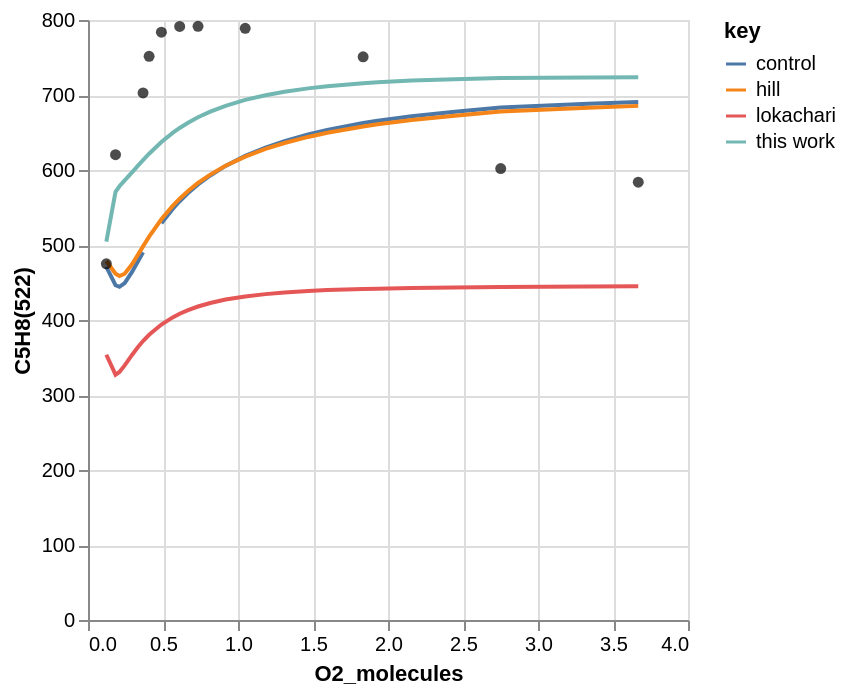
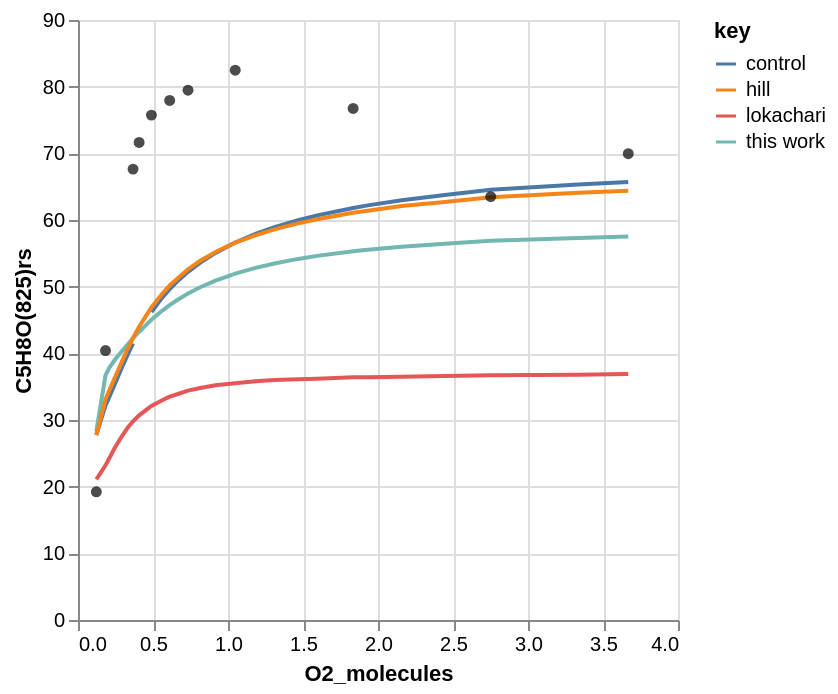
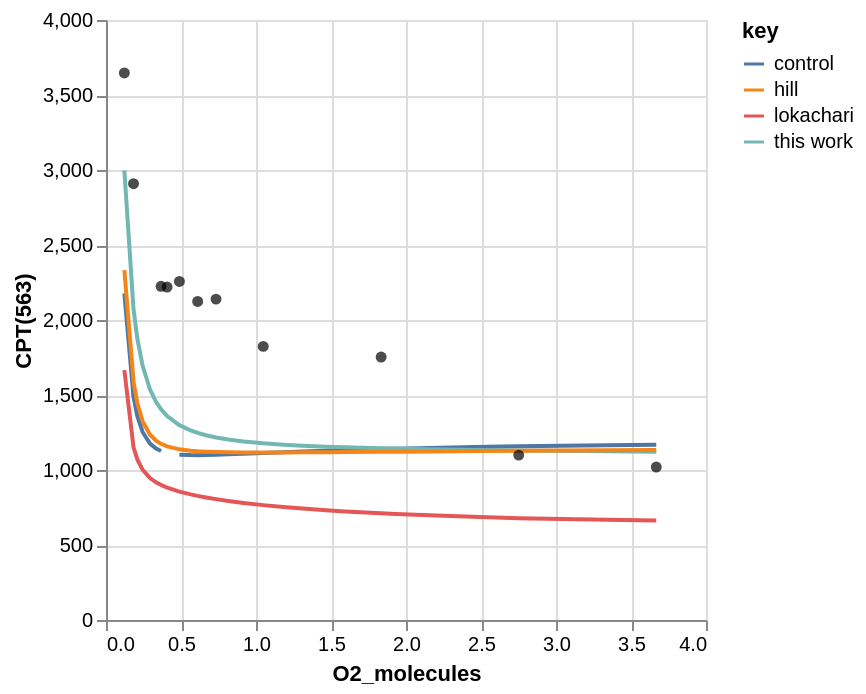
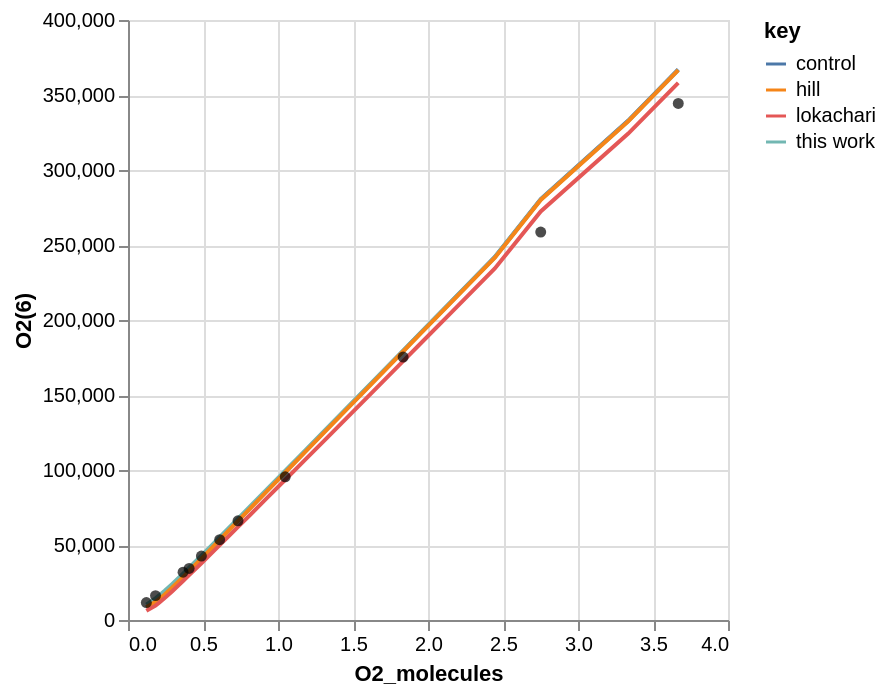

The cell these charts' notebook holds for them, in order:
### Code cell
# Plot
charts = workflow.plot_simulation(
    tag=tag,
    root_path=root_path,
    x_col="O2_molecules",
    line_source_=["hill", "lokachari"],
    point_source="experiment",
)
for chart in charts:
    chart.show()

### Figure 1 — Vega-Lite specification as saved in the notebook (floating-point values rounded to 4 significant figures)
{"config": {"view": {"continuousWidth": 300, "continuousHeight": 300}}, "layer": [{"data": {"name": "data-3c2e8def96e70db4ae21ed3b976dc918"}, "mark": {"type": "line"}, "encoding": {"color": {"field": "key", "type": "nominal"}, "x": {"field": "O2_molecules", "type": "quantitative"}, "y": {"field": "value", "title": "C5H8(522)", "type": "quantitative"}}, "transform": [{"fold": ["control", "this work", "hill", "lokachari"]}]}, {"data": {"name": "data-ffe75d1cbd0aaee013379dd4e82dccaa"}, "mark": {"type": "circle"}, "encoding": {"color": {"value": "black"}, "x": {"field": "O2_molecules", "type": "quantitative"}, "y": {"field": "experiment", "type": "quantitative"}}}], "$schema": "https://vega.github.io/schema/vega-lite/v5.20.1.json", "datasets": {"data-3c2e8def96e70db4ae21ed3b976dc918": [{"O2_molecules": 3.668, "control": 690.6, "this work": 723.6, "hill": 685.5, "lokachari": 445.1}, {"O2_molecules": 3.335, "control": 688.4, "this work": 723.5, "hill": 683.1, "lokachari": 444.6}, {"O2_molecules": 2.751, "control": 683.3, "this work": 722.6, "hill": 677.9, "lokachari": 444.0}, {"O2_molecules": 2.446, "control": 677.6, "this work": 721.2, "hill": 672.3, "lokachari": 443.3}, {"O2_molecules": 2.158, "control": 671.7, "this work": 719.2, "hill": 666.6, "lokachari": 442.6}, {"O2_molecules": 1.931, "control": 665.6, "this work": 717.0, "hill": 660.9, "lokachari": 441.8}, {"O2_molecules": 1.834, "control": 662.5, "this work": 715.7, "hill": 658.0, "lokachari": 441.4}, {"O2_molecules": 1.595, "control": 653.4, "this work": 711.7, "hill": 649.6, "lokachari": 439.9}, {"O2_molecules": 1.467, "control": 647.4, "this work": 708.8, "hill": 644.1, "lokachari": 438.7}, {"O2_molecules": 1.31, "control": 638.6, "this work": 704.4, "hill": 636.0, "lokachari": 436.7}, {"O2_molecules": 1.183, "control": 629.9, "this work": 699.7, "hill": 628.1, "lokachari": 434.5}, {"O2_molecules": 1.048, "control": 618.8, "this work": 693.5, "hill": 617.9, "lokachari": 431.3}, {"O2_molecules": 0.9171, "control": 605.4, "this work": 685.6, "hill": 605.6, "lokachari": 427.3}, {"O2_molecules": 0.8152, "control": 592.7, "this work": 677.8, "hill": 593.9, "lokachari": 422.7}, {"O2_molecules": 0.7335, "control": 580.7, "this work": 670.3, "hill": 582.7, "lokachari": 418.0}, {"O2_molecules": 0.667, "control": 569.2, "this work": 663.0, "hill": 572.0, "lokachari": 413.2}, {"O2_molecules": 0.6112, "control": 558.3, "this work": 656.1, "hill": 561.8, "lokachari": 408.3}, {"O2_molecules": 0.5644, "control": 548.0, "this work": 649.5, "hill": 552.1, "lokachari": 403.5}, {"O2_molecules": 0.4893, "control": 528.9, "this work": 637.3, "hill": 534.3, "lokachari": 393.9}, {"O2_molecules": 0.4074, "control": null, "this work": 621.8, "hill": 511.1, "lokachari": 380.3}, {"O2_molecules": 0.367, "control": 490.3, "this work": 613.1, "hill": 498.2, "lokachari": 371.9}, {"O2_molecules": 0.3335, "control": 478.4, "this work": 605.8, "hill": 487.2, "lokachari": 364.0}, {"O2_molecules": 0.2935, "control": 464.1, "this work": 596.8, "hill": 474.3, "lokachari": 353.4}, {"O2_molecules": 0.2446, "control": 449.3, "this work": 586.1, "hill": 461.7, "lokachari": 339.5}, {"O2_molecules": 0.2096, "control": 444.2, "this work": 578.3, "hill": 458.6, "lokachari": 330.7}, {"O2_molecules": 0.1835, "control": 446.3, "this work": 570.8, "hill": 461.8, "lokachari": 327.1}, {"O2_molecules": 0.1223, "control": 470.8, "this work": 504.5, "hill": 478.7, "lokachari": 353.7}], "data-ffe75d1cbd0aaee013379dd4e82dccaa": [{"O2_molecules": 0.1223, "experiment": 475.0}, {"O2_molecules": 0.1835, "experiment": 620.4}, {"O2_molecules": 0.367, "experiment": 702.8}, {"O2_molecules": 0.4074, "experiment": 751.5}, {"O2_molecules": 0.4893, "experiment": 783.7}, {"O2_molecules": 0.6112, "experiment": 791.4}, {"O2_molecules": 0.7335, "experiment": 791.6}, {"O2_molecules": 1.048, "experiment": 788.9}, {"O2_molecules": 1.834, "experiment": 751.0}, {"O2_molecules": 2.751, "experiment": 602.0}, {"O2_molecules": 3.668, "experiment": 583.8}]}}

### Figure 2 — Vega-Lite specification as saved in the notebook (floating-point values rounded to 4 significant figures)
{"config": {"view": {"continuousWidth": 300, "continuousHeight": 300}}, "layer": [{"data": {"name": "data-cbe267af408cfd1cf4aa9847a78ec0f4"}, "mark": {"type": "line"}, "encoding": {"color": {"field": "key", "type": "nominal"}, "x": {"field": "O2_molecules", "type": "quantitative"}, "y": {"field": "value", "title": "C5H8O(825)rs", "type": "quantitative"}}, "transform": [{"fold": ["control", "this work", "hill", "lokachari"]}]}, {"data": {"name": "data-4620143b4c4258af8d76de8a3cbd45bb"}, "mark": {"type": "circle"}, "encoding": {"color": {"value": "black"}, "x": {"field": "O2_molecules", "type": "quantitative"}, "y": {"field": "experiment", "type": "quantitative"}}}], "$schema": "https://vega.github.io/schema/vega-lite/v5.20.1.json", "datasets": {"data-cbe267af408cfd1cf4aa9847a78ec0f4": [{"O2_molecules": 3.668, "control": 65.71, "this work": 57.52, "hill": 64.4, "lokachari": 36.9}, {"O2_molecules": 3.335, "control": 65.33, "this work": 57.3, "hill": 64.1, "lokachari": 36.8}, {"O2_molecules": 2.751, "control": 64.54, "this work": 56.88, "hill": 63.4, "lokachari": 36.7}, {"O2_molecules": 2.446, "control": 63.75, "this work": 56.44, "hill": 62.7, "lokachari": 36.6}, {"O2_molecules": 2.158, "control": 62.97, "this work": 55.99, "hill": 62.1, "lokachari": 36.5}, {"O2_molecules": 1.931, "control": 62.19, "this work": 55.53, "hill": 61.4, "lokachari": 36.4}, {"O2_molecules": 1.834, "control": 61.81, "this work": 55.31, "hill": 61.1, "lokachari": 36.4}, {"O2_molecules": 1.595, "control": 60.69, "this work": 54.62, "hill": 60.1, "lokachari": 36.2}, {"O2_molecules": 1.467, "control": 59.97, "this work": 54.16, "hill": 59.5, "lokachari": 36.1}, {"O2_molecules": 1.31, "control": 58.92, "this work": 53.49, "hill": 58.6, "lokachari": 36.0}, {"O2_molecules": 1.183, "control": 57.91, "this work": 52.82, "hill": 57.7, "lokachari": 35.8}, {"O2_molecules": 1.048, "control": 56.61, "this work": 51.95, "hill": 56.6, "lokachari": 35.5}, {"O2_molecules": 0.9171, "control": 55.07, "this work": 50.91, "hill": 55.2, "lokachari": 35.2}, {"O2_molecules": 0.8152, "control": 53.61, "this work": 49.91, "hill": 53.9, "lokachari": 34.8}, {"O2_molecules": 0.7335, "control": 52.22, "this work": 48.97, "hill": 52.6, "lokachari": 34.4}, {"O2_molecules": 0.667, "control": 50.9, "this work": 48.08, "hill": 51.3, "lokachari": 33.9}, {"O2_molecules": 0.6112, "control": 49.64, "this work": 47.24, "hill": 50.2, "lokachari": 33.5}, {"O2_molecules": 0.5644, "control": 48.44, "this work": 46.45, "hill": 49.0, "lokachari": 33.0}, {"O2_molecules": 0.4893, "control": 46.2, "this work": 45.03, "hill": 46.9, "lokachari": 32.1}, {"O2_molecules": 0.4074, "control": null, "this work": 43.25, "hill": 44.0, "lokachari": 30.7}, {"O2_molecules": 0.367, "control": 41.48, "this work": 42.26, "hill": 42.3, "lokachari": 29.8}, {"O2_molecules": 0.3335, "control": 39.93, "this work": 41.41, "hill": 40.8, "lokachari": 28.9}, {"O2_molecules": 0.2935, "control": 37.91, "this work": 40.35, "hill": 38.8, "lokachari": 27.6}, {"O2_molecules": 0.2446, "control": 35.32, "this work": 38.99, "hill": 36.3, "lokachari": 25.8}, {"O2_molecules": 0.2096, "control": 33.5, "this work": 37.88, "hill": 34.5, "lokachari": 24.3}, {"O2_molecules": 0.1835, "control": 32.2, "this work": 36.73, "hill": 33.1, "lokachari": 23.2}, {"O2_molecules": 0.1223, "control": 27.77, "this work": 28.29, "hill": 27.7, "lokachari": 21.1}], "data-4620143b4c4258af8d76de8a3cbd45bb": [{"O2_molecules": 0.1223, "experiment": 19.23}, {"O2_molecules": 0.1835, "experiment": 40.42}, {"O2_molecules": 0.367, "experiment": 67.63}, {"O2_molecules": 0.4074, "experiment": 71.63}, {"O2_molecules": 0.4893, "experiment": 75.73}, {"O2_molecules": 0.6112, "experiment": 77.94}, {"O2_molecules": 0.7335, "experiment": 79.47}, {"O2_molecules": 1.048, "experiment": 82.48}, {"O2_molecules": 1.834, "experiment": 76.73}, {"O2_molecules": 2.751, "experiment": 63.51}, {"O2_molecules": 3.668, "experiment": 69.95}]}}

### Figure 3 — Vega-Lite specification as saved in the notebook (floating-point values rounded to 4 significant figures)
{"config": {"view": {"continuousWidth": 300, "continuousHeight": 300}}, "layer": [{"data": {"name": "data-4ee9aef45048c12cdf7875ed8664ff29"}, "mark": {"type": "line"}, "encoding": {"color": {"field": "key", "type": "nominal"}, "x": {"field": "O2_molecules", "type": "quantitative"}, "y": {"field": "value", "title": "CPT(563)", "type": "quantitative"}}, "transform": [{"fold": ["control", "this work", "hill", "lokachari"]}]}, {"data": {"name": "data-08e571bc1f97dd77034a789e8e2000c6"}, "mark": {"type": "circle"}, "encoding": {"color": {"value": "black"}, "x": {"field": "O2_molecules", "type": "quantitative"}, "y": {"field": "experiment", "type": "quantitative"}}}], "$schema": "https://vega.github.io/schema/vega-lite/v5.20.1.json", "datasets": {"data-4ee9aef45048c12cdf7875ed8664ff29": [{"O2_molecules": 3.668, "control": 1168.0, "this work": 1122.0, "hill": 1134.0, "lokachari": 663.2}, {"O2_molecules": 3.335, "control": 1165.0, "this work": 1125.0, "hill": 1132.0, "lokachari": 668.1}, {"O2_molecules": 2.751, "control": 1158.0, "this work": 1129.0, "hill": 1129.0, "lokachari": 678.2}, {"O2_molecules": 2.446, "control": 1153.0, "this work": 1134.0, "hill": 1126.0, "lokachari": 688.1}, {"O2_molecules": 2.158, "control": 1147.0, "this work": 1138.0, "hill": 1124.0, "lokachari": 697.7}, {"O2_molecules": 1.931, "control": 1142.0, "this work": 1143.0, "hill": 1122.0, "lokachari": 706.9}, {"O2_molecules": 1.834, "control": 1140.0, "this work": 1145.0, "hill": 1121.0, "lokachari": 711.3}, {"O2_molecules": 1.595, "control": 1133.0, "this work": 1151.0, "hill": 1120.0, "lokachari": 723.9}, {"O2_molecules": 1.467, "control": 1129.0, "this work": 1156.0, "hill": 1119.0, "lokachari": 731.8}, {"O2_molecules": 1.31, "control": 1124.0, "this work": 1162.0, "hill": 1118.0, "lokachari": 742.8}, {"O2_molecules": 1.183, "control": 1119.0, "this work": 1169.0, "hill": 1117.0, "lokachari": 753.1}, {"O2_molecules": 1.048, "control": 1114.0, "this work": 1178.0, "hill": 1117.0, "lokachari": 765.8}, {"O2_molecules": 0.9171, "control": 1108.0, "this work": 1191.0, "hill": 1117.0, "lokachari": 780.7}, {"O2_molecules": 0.8152, "control": 1104.0, "this work": 1203.0, "hill": 1118.0, "lokachari": 793.7}, {"O2_molecules": 0.7335, "control": 1102.0, "this work": 1217.0, "hill": 1120.0, "lokachari": 805.7}, {"O2_molecules": 0.667, "control": 1100.0, "this work": 1232.0, "hill": 1122.0, "lokachari": 816.9}, {"O2_molecules": 0.6112, "control": 1099.0, "this work": 1247.0, "hill": 1125.0, "lokachari": 827.3}, {"O2_molecules": 0.5644, "control": 1099.0, "this work": 1263.0, "hill": 1129.0, "lokachari": 837.3}, {"O2_molecules": 0.4893, "control": 1102.0, "this work": 1299.0, "hill": 1138.0, "lokachari": 856.0}, {"O2_molecules": 0.4074, "control": null, "this work": 1360.0, "hill": 1157.0, "lokachari": 882.6}, {"O2_molecules": 0.367, "control": 1127.0, "this work": 1405.0, "hill": 1174.0, "lokachari": 900.1}, {"O2_molecules": 0.3335, "control": 1143.0, "this work": 1455.0, "hill": 1195.0, "lokachari": 918.0}, {"O2_molecules": 0.2935, "control": 1176.0, "this work": 1536.0, "hill": 1235.0, "lokachari": 946.5}, {"O2_molecules": 0.2446, "control": 1252.0, "this work": 1693.0, "hill": 1324.0, "lokachari": 1001.0}, {"O2_molecules": 0.2096, "control": 1356.0, "this work": 1872.0, "hill": 1443.0, "lokachari": 1068.0}, {"O2_molecules": 0.1835, "control": 1487.0, "this work": 2071.0, "hill": 1590.0, "lokachari": 1152.0}, {"O2_molecules": 0.1223, "control": 2178.0, "this work": 2997.0, "hill": 2332.0, "lokachari": 1666.0}], "data-08e571bc1f97dd77034a789e8e2000c6": [{"O2_molecules": 0.1223, "experiment": 3647.0}, {"O2_molecules": 0.1835, "experiment": 2909.0}, {"O2_molecules": 0.367, "experiment": 2224.0}, {"O2_molecules": 0.4074, "experiment": 2219.0}, {"O2_molecules": 0.4893, "experiment": 2257.0}, {"O2_molecules": 0.6112, "experiment": 2124.0}, {"O2_molecules": 0.7335, "experiment": 2139.0}, {"O2_molecules": 1.048, "experiment": 1824.0}, {"O2_molecules": 1.834, "experiment": 1753.0}, {"O2_molecules": 2.751, "experiment": 1099.0}, {"O2_molecules": 3.668, "experiment": 1020.0}]}}

### Figure 4 — Vega-Lite specification as saved in the notebook (floating-point values rounded to 4 significant figures)
{"config": {"view": {"continuousWidth": 300, "continuousHeight": 300}}, "layer": [{"data": {"name": "data-2c876e8424bb6cb5fd34e7b62cff9ef7"}, "mark": {"type": "line"}, "encoding": {"color": {"field": "key", "type": "nominal"}, "x": {"field": "O2_molecules", "type": "quantitative"}, "y": {"field": "value", "title": "O2(6)", "type": "quantitative"}}, "transform": [{"fold": ["control", "this work", "hill", "lokachari"]}]}, {"data": {"name": "data-4b5ee9d9716773ddad330fd138d04289"}, "mark": {"type": "circle"}, "encoding": {"color": {"value": "black"}, "x": {"field": "O2_molecules", "type": "quantitative"}, "y": {"field": "experiment", "type": "quantitative"}}}], "$schema": "https://vega.github.io/schema/vega-lite/v5.20.1.json", "datasets": {"data-2c876e8424bb6cb5fd34e7b62cff9ef7": [{"O2_molecules": 3.668, "control": 367100.0, "this work": 366600.0, "hill": 366600.0, "lokachari": 358100.0}, {"O2_molecules": 3.335, "control": 333000.0, "this work": 332600.0, "hill": 332500.0, "lokachari": 324300.0}, {"O2_molecules": 2.751, "control": 280500.0, "this work": 280300.0, "hill": 280100.0, "lokachari": 272400.0}, {"O2_molecules": 2.446, "control": 242100.0, "this work": 241900.0, "hill": 241600.0, "lokachari": 234300.0}, {"O2_molecules": 2.158, "control": 212600.0, "this work": 212600.0, "hill": 212100.0, "lokachari": 205300.0}, {"O2_molecules": 1.931, "control": 189400.0, "this work": 189500.0, "hill": 188900.0, "lokachari": 182300.0}, {"O2_molecules": 1.834, "control": 179500.0, "this work": 179600.0, "hill": 179000.0, "lokachari": 172600.0}, {"O2_molecules": 1.595, "control": 154900.0, "this work": 155200.0, "hill": 154500.0, "lokachari": 148500.0}, {"O2_molecules": 1.467, "control": 141800.0, "this work": 142200.0, "hill": 141400.0, "lokachari": 135600.0}, {"O2_molecules": 1.31, "control": 125700.0, "this work": 126200.0, "hill": 125300.0, "lokachari": 119800.0}, {"O2_molecules": 1.183, "control": 112700.0, "this work": 113300.0, "hill": 112200.0, "lokachari": 107100.0}, {"O2_molecules": 1.048, "control": 98750.0, "this work": 99540.0, "hill": 98340.0, "lokachari": 93490.0}, {"O2_molecules": 0.9171, "control": 85250.0, "this work": 86210.0, "hill": 84880.0, "lokachari": 80370.0}, {"O2_molecules": 0.8152, "control": 74730.0, "this work": 75850.0, "hill": 74400.0, "lokachari": 70180.0}, {"O2_molecules": 0.7335, "control": 66310.0, "this work": 67580.0, "hill": 66020.0, "lokachari": 62060.0}, {"O2_molecules": 0.667, "control": 59420.0, "this work": 60820.0, "hill": 59170.0, "lokachari": 55420.0}, {"O2_molecules": 0.6112, "control": 53680.0, "this work": 55200.0, "hill": 53460.0, "lokachari": 49910.0}, {"O2_molecules": 0.5644, "control": 48820.0, "this work": 50460.0, "hill": 48640.0, "lokachari": 45260.0}, {"O2_molecules": 0.4893, "control": 41070.0, "this work": 42920.0, "hill": 40950.0, "lokachari": 37850.0}, {"O2_molecules": 0.4074, "control": null, "this work": 34840.0, "hill": 32680.0, "lokachari": 29900.0}, {"O2_molecules": 0.367, "control": 28590.0, "this work": 30870.0, "hill": 28610.0, "lokachari": 25960.0}, {"O2_molecules": 0.3335, "control": 25250.0, "this work": 27660.0, "hill": 25330.0, "lokachari": 22780.0}, {"O2_molecules": 0.2935, "control": 21340.0, "this work": 23900.0, "hill": 21480.0, "lokachari": 19020.0}, {"O2_molecules": 0.2446, "control": 16800.0, "this work": 19500.0, "hill": 17030.0, "lokachari": 14590.0}, {"O2_molecules": 0.2096, "control": 13820.0, "this work": 16540.0, "hill": 14120.0, "lokachari": 11620.0}, {"O2_molecules": 0.1835, "control": 11820.0, "this work": 14470.0, "hill": 12170.0, "lokachari": 9588.0}, {"O2_molecules": 0.1223, "control": 8200.0, "this work": 10280.0, "hill": 8577.0, "lokachari": 6140.0}], "data-4b5ee9d9716773ddad330fd138d04289": [{"O2_molecules": 0.1223, "experiment": 11610.0}, {"O2_molecules": 0.1835, "experiment": 16260.0}, {"O2_molecules": 0.367, "experiment": 31840.0}, {"O2_molecules": 0.4074, "experiment": 34350.0}, {"O2_molecules": 0.4893, "experiment": 42620.0}, {"O2_molecules": 0.6112, "experiment": 53550.0}, {"O2_molecules": 0.7335, "experiment": 66130.0}, {"O2_molecules": 1.048, "experiment": 95480.0}, {"O2_molecules": 1.834, "experiment": 175300.0}, {"O2_molecules": 2.751, "experiment": 258700.0}, {"O2_molecules": 3.668, "experiment": 344400.0}]}}
